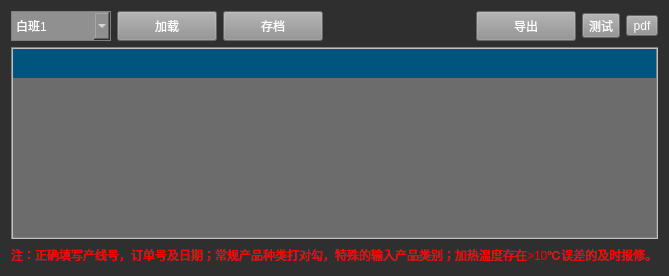
        <widget class="QWidget" name="tab">
         <property name="styleSheet">
          <string notr="true">background-color: rgb(47, 47, 47);
color:rgb(255,255,255);</string>
         </property>
         <attribute name="title">
          <string>生产工艺记录表</string>
         </attribute>
         <layout class="QGridLayout" name="gridLayout_3">
          <item row="0" column="0">
           <layout class="QHBoxLayout" name="horizontalLayout_2">
            <property name="bottomMargin">
             <number>0</number>
            </property>
            <item>
             <widget class="QComboBox" name="comboBox_banci">
              <property name="minimumSize">
               <size>
                <width>100</width>
                <height>30</height>
               </size>
              </property>
              <property name="font">
               <font>
                <pointsize>9</pointsize>
               </font>
              </property>
              <property name="styleSheet">
               <string notr="true">QComboBox{
border:1px solid gray;
color: rgb(255, 255, 255);
background-color: rgb(144, 144, 144);
height: 50px;
}
/* 下拉后，整个下拉窗体样式 */
QComboBox QAbstractItemView {
    /*outline: 1px solid gray;    选定项的虚框 */
    border: 0px solid gray;   /* 整个下拉窗体的边框 */
    color: white;
    background-color: #545454;   /* 整个下拉窗体的背景色 */
    selection-background-color: #55aaff;   /* 整个下拉窗体被选中项的背景色 */
}

/* 下拉后，整个下拉窗体每项的样式 */
QComboBox QAbstractItemView::item {
    height: 50px;   /* 项的高度 */
}

/* 下拉后，整个下拉窗体越过每项的样式 */
QComboBox QAbstractItemView::item:hover {
    color: #FFFFFF;
    background-color: #55aaff;   /* 整个下拉窗体越过每项的背景色 */
}

/* 下拉后，整个下拉窗体被选择的每项的样式 */
QComboBox QAbstractItemView::item:selected {
    color: #FFFFFF;
    background-color: #55aaff;
}</string>
              </property>
              <item>
               <property name="text">
                <string>白班1</string>
               </property>
              </item>
              <item>
               <property name="text">
                <string>白班2</string>
               </property>
              </item>
              <item>
               <property name="text">
                <string>夜班1</string>
               </property>
              </item>
              <item>
               <property name="text">
                <string>夜班2</string>
               </property>
              </item>
             </widget>
            </item>
            <item>
             <widget class="QToolButton" name="toolButton_load">
              <property name="minimumSize">
               <size>
                <width>100</width>
                <height>30</height>
               </size>
              </property>
              <property name="font">
               <font>
                <pointsize>9</pointsize>
               </font>
              </property>
              <property name="styleSheet">
               <string notr="true">QToolButton#toolButton_load{	
color: rgb(255, 255, 255);
background-color: rgb(144, 144, 144);
}
QToolButton#toolButton_load:disabled{
        background-color: rgb(144, 144, 144);
		color: #bbbbbb;
		outline: none;
		border-style:inset;
    }</string>
              </property>
              <property name="text">
               <string>加载</string>
              </property>
             </widget>
            </item>
            <item>
             <widget class="QToolButton" name="toolButton_savesql">
              <property name="minimumSize">
               <size>
                <width>100</width>
                <height>30</height>
               </size>
              </property>
              <property name="font">
               <font>
                <pointsize>9</pointsize>
               </font>
              </property>
              <property name="styleSheet">
               <string notr="true">QToolButton#toolButton_savesql{	
color: rgb(255, 255, 255);
background-color: rgb(144, 144, 144);
}
QToolButton#toolButton_savesql:disabled{
        background-color: rgb(144, 144, 144);
		color: #bbbbbb;
		outline: none;
		border-style:inset;
    }</string>
              </property>
              <property name="text">
               <string>存档</string>
              </property>
             </widget>
            </item>
            <item>
             <spacer name="horizontalSpacer">
              <property name="orientation">
               <enum>Qt::Horizontal</enum>
              </property>
              <property name="sizeHint" stdset="0">
               <size>
                <width>40</width>
                <height>20</height>
               </size>
              </property>
             </spacer>
            </item>
            <item>
             <widget class="QToolButton" name="toolButton_export">
              <property name="minimumSize">
               <size>
                <width>100</width>
                <height>30</height>
               </size>
              </property>
              <property name="styleSheet">
               <string notr="true">QToolButton#toolButton_export{	
color: rgb(255, 255, 255);
background-color: rgb(144, 144, 144);
}
QToolButton#toolButton_export:disabled{
        background-color: rgb(144, 144, 144);
		color: #bbbbbb;
		outline: none;
		border-style:inset;
    }</string>
              </property>
              <property name="text">
               <string>导出</string>
              </property>
             </widget>
            </item>
            <item>
             <widget class="QToolButton" name="toolButton_test">
              <property name="styleSheet">
               <string notr="true">QToolButton#toolButton_test{	
color: rgb(255, 255, 255);
background-color: rgb(144, 144, 144);
}
QToolButton#toolButton_test:disabled{
        background-color: rgb(144, 144, 144);
		color: #bbbbbb;
		outline: none;
		border-style:inset;
    }</string>
              </property>
              <property name="text">
               <string>测试</string>
              </property>
             </widget>
            </item>
            <item>
             <widget class="QToolButton" name="toolButton_pdf">
              <property name="styleSheet">
               <string notr="true">QToolButton#toolButton_pdf{	
color: rgb(255, 255, 255);
background-color: rgb(144, 144, 144);
}
QToolButton#toolButton_pdf:disabled{
        background-color: rgb(144, 144, 144);
		color: #bbbbbb;
		outline: none;
		border-style:inset;
    }</string>
              </property>
              <property name="text">
               <string>pdf</string>
              </property>
             </widget>
            </item>
           </layout>
          </item>
          <item row="4" column="0">
           <widget class="QLabel" name="label">
            <property name="minimumSize">
             <size>
              <width>0</width>
              <height>20</height>
             </size>
            </property>
            <property name="styleSheet">
             <string notr="true">color: rgb(255, 0, 0);</string>
            </property>
            <property name="text">
             <string>注：正确填写产线号，订单号及日期；常规产品种类打对勾，特殊的输入产品类别；加热温度存在&gt;10℃误差的及时报修。</string>
            </property>
           </widget>
          </item>
          <item row="3" column="0">
           <widget class="QTableView" name="tableView_record">
            <property name="styleSheet">
             <string notr="true">QTableView#tableView{
background-color: rgb(255, 255, 255);
}
QTableView{
    color: white;                                       /*表格内文字颜色*/
    gridline-color: black;                              /*表格内框颜色*/
    background-color: rgb(108, 108, 108);               /*表格内背景色*/
    alternate-background-color: rgb(64, 64, 64);
    selection-color: white;                             /*选中区域的文字颜色*/
    selection-background-color: rgb(0, 85, 127);        /*选中区域的背景色*/
    border: 2px groove gray;
    border-radius: 0px;
    padding: 0px 0px;
    /*background-color: rgb(250, 250, 115);*/
    /*alternate-background-color: rgb(141, 163, 215);*/
}
QHeaderView{
    color: white;
    font: bold 10pt;
    background-color: rgb(0, 85, 127);/*设置表头空白区域背景色*/
    border: 0px solid rgb(144, 144, 144);
    border:0px solid rgb(191,191,191);
    border-left-color: rgba(255, 255, 255, 0);
    border-top-color: rgba(255, 255, 255, 0);
    border-radius:0px;
    min-height:29px;
}
QHeaderView#hHeader::section {
    background-color:darkcyan;
    color: red;
    padding-left: 4px;
    border: 1px solid #6c6c6c;
    height:40;
    width:300;
    selection-background-color: rgb(0, 85, 127);
}
QHeaderView#vHeader::section {
    background-color: #000000;
    color: white;
    padding-left: 4px;
    border: 1px solid #6c6c6c;
    width:30;
}</string>
            </property>
           </widget>
          </item>
         </layout>
        </widget>
